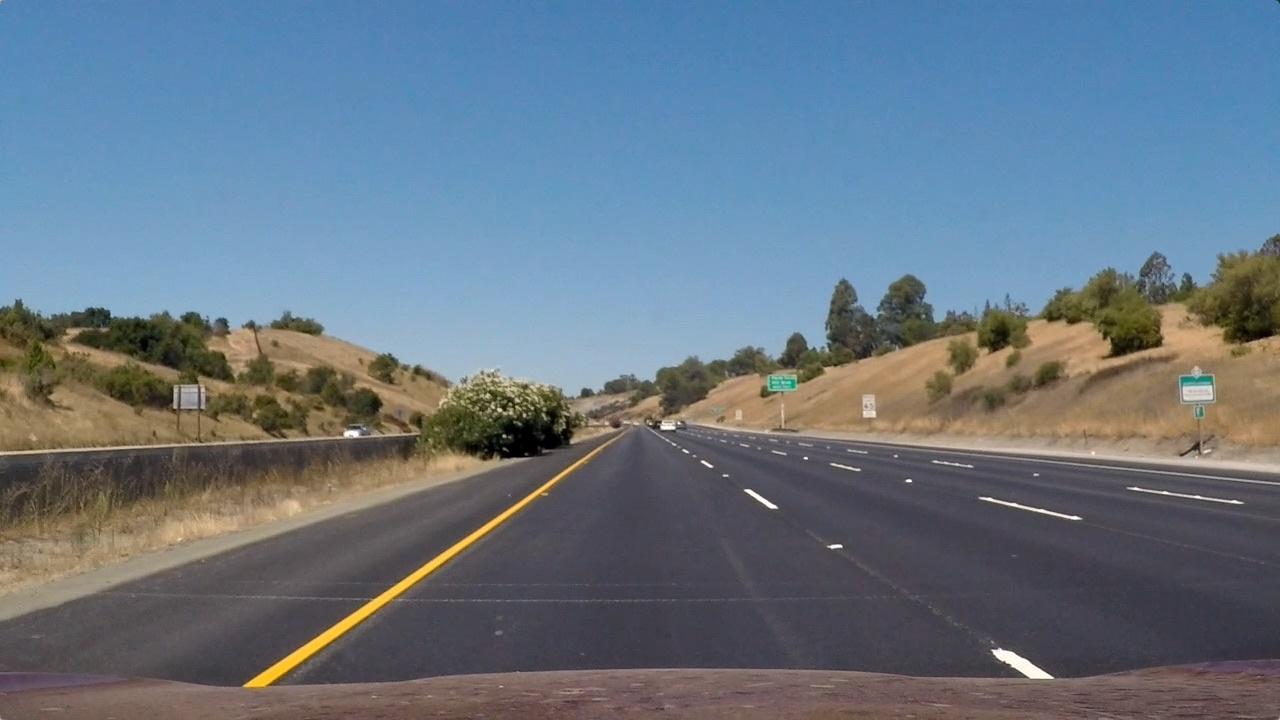
#> input picture writeup_images/original.jpg, 1280 x 720 px
$ python -i camera.py   (imports and definitions only)   (older library calls are emulated)
#> lines starting #> are read from the running program, lines starting #| are printed output that depends on the picture; after the words box and inside, x2 and y2 are one past the last pixel; in counts of white or black regions, pixels touching at a corner belong together
#> further down, picture is the input picture: shape (720, 1280, 3); mean B, G, R 131.2, 117.7, 103.2
### utils.py
import matplotlib.pyplot as plt
import math
import numpy as np
import cv2
import datetime
import glob

## IMAGE DISPLAY

# [40 lines left out: functions showImages, showImage, drawGrid, not called in this run]


## IMAGE MODIFICATION

def cropImage(image,margins): # css style: top, right, bottom, left
    h,w,d = image.shape
    return image[margins[1]:w-margins[3], margins[0]:h-margins[2]]


# [64 lines left out: functions normalizeImage, loadImages, gradientDirection, gradientMagnitude, not called in this run]

def gradientAbolutes(gray_img, orient='x', thresh=(100,200), debug=False):
    x,y = (1,0) if orient=='x' else (0,1)
    # 2) Take the derivative in x or y given orient = 'x' or 'y'
    sobel = cv2.Sobel(gray_img, cv2.CV_64F, x, y)
    # 3) Take the absolute value of the derivative or gradient
    abs_sobel = np.absolute(sobel)
    # 4) Scale to 8-bit (0 - 255) then convert to type = np.uint8
    scaled_sobel = np.uint8(255*(abs_sobel/np.max(abs_sobel)))
    if debug:
        plt.hist(scaled_sobel.T.flat ,bins=1000)
        plt.show()
        plt.close()
    binary_sobel = np.zeros_like(scaled_sobel, np.uint8)
    binary_sobel[(scaled_sobel>=thresh[0]) & (scaled_sobel<=thresh[1])] = 1
    # 5) Create a mask of 1's where the scaled gradient magnitude
            # is > thresh_min and < thresh_max
    # 6) Return this mask as your binary_output image
    #binary_output = np.copy(img) # Remove this line
    return binary_sobel

## files handling

def standardDateFormat():
    return datetime.datetime.now().strftime('%Y%m%d-%H%M%S')

# [10 lines left out: functions filename_append, change_ext, not called in this run]

### road.py
import numpy as np
import cv2
import matplotlib.pyplot as plt

class Line():
    def __init__(self):
        self.fit = None
        self.count = 0
        self.position = None
        self.pixel_indexs = None
        self.virtual = False

        self.curve_rad_px = None
        self.curve_rad_m = None

        # was the line detected in the last iteration?
        self.detected = False
        # x values of the last n fits of the line
        self.recent_xfitted = []
        # average x values of the fitted line over the last n iterations
        self.bestx = None
        # polynomial coefficients averaged over the last n iterations
        self.best_fit = None
        # polynomial coefficients for the most recent fit
        self.current_fit = [np.array([False])]
        # radius of curvature of the line in some units

        # distance in meters of vehicle center from the line
        self.line_base_pos = None
        # difference in fit coefficients between last and new fits
        self.diffs = np.array([0, 0, 0], dtype='float')
        # x values for detected line pixels
        self.allx = None
        # y values for detected line pixels
        self.ally = None

    # [6 lines left out: function __str__, not called in this run]

class Lane():
    def __init__(self):
        self.count = None
        self.timestamp = None
        self.left = None
        self.right = None
        self.best = None
        self.centerOffset = None

    # [8 lines left out: function __str__, not called in this run]

    def bestLine(self):
        line = Line()
        line.virtual = True

        total = self.left.count + self.right.count
        left_weight = self.left.count/total
        right_weight = self.right.count/total

        # avaraging the polinomios based on the number of points collected (full are lines more reliable than dashed ?)
        line.fit = [
            self.left.fit[0]*left_weight + self.right.fit[0]*right_weight,
            self.left.fit[1]*left_weight + self.right.fit[1]*right_weight,
            (self.left.fit[2] + self.right.fit[2])/2, # lines midpoint makes more sense than weighted
        ]
        line.position = (self.left.position + self.right.position)/2
        line.count = total
        return line

    def curvature(self, img_size=(1280,720), margin=1, lane_width_m = 3.7, lane_length_m = 50,  debug=False):
        # pick the line with more points
        w,h = img_size

        # Generate some fake data to represent lane-line pixels
        ploty = np.linspace(0, h-1, num=h)

        self.best = self.bestLine()
        best_fit, left_fit, right_fit = self.best.fit, self.left.fit, self.right.fit

        best_fitx = best_fit[0] * ploty ** 2 + best_fit[1] * ploty + best_fit[2]
        left_fitx = left_fit[0] * ploty ** 2 + left_fit[1] * ploty + left_fit[2]
        right_fitx = right_fit[0] * ploty ** 2 + right_fit[1] * ploty + right_fit[2]

        # For each y position generate random x position within +/-50 pix
        # of the line base position in each case (x=200 for left, and x=900 for right)
        bestx = np.array([x + np.random.randint(-margin, high=margin + 1) for x in best_fitx])
        leftx = np.array([x + np.random.randint(-margin, high=margin + 1) for x in left_fitx])
        rightx = np.array([x + np.random.randint(-margin, high=margin+1) for x in right_fitx])

        if debug:
            # Plot up the fake data
            mark_size = 3
            line_width = 3
            plt.plot(bestx, ploty, 'o', color='green', markersize=mark_size)
            plt.plot(leftx, ploty, 'o', color='red', markersize=mark_size)
            plt.plot(rightx, ploty, 'o', color='blue', markersize=mark_size)
            plt.xlim(0, w)
            plt.ylim(0, h)
            plt.plot(best_fitx, ploty, color='yellow', linewidth=line_width)
            plt.plot(left_fitx, ploty, color='green', linewidth=line_width)
            plt.plot(right_fitx, ploty, color='green', linewidth=line_width)
            plt.gca().invert_yaxis()  # to visualize as we do the images
            plt.show()
            plt.close()

        point_y = h

        #lines_delta_x_top = right_fitx[0] - left_fitx[0]  # reliable only for straight lines ?
        lines_delta_x_bot = right_fitx[-1] - left_fitx[-1]

        #print('pixels line distance top   ', right_fitx[0], '-', left_fitx[0], '=', lines_delta_x_top)
        #print('pixels line distance bottom', right_fitx[-1],'-', left_fitx[-1],'=', lines_delta_x_bot)

        # conversions in x and y from pixels space to meters
        xm_per_pix = lane_width_m / lines_delta_x_bot
        ym_per_pix = lane_length_m / h

        # Fit new polynomials to x,y in world space
        best_fit_cr = np.polyfit(ploty * ym_per_pix, bestx * xm_per_pix, 2)
        left_fit_cr = np.polyfit(ploty * ym_per_pix, leftx * xm_per_pix, 2)
        right_fit_cr = np.polyfit(ploty * ym_per_pix, rightx * xm_per_pix, 2)
        # Calculate the new radii of curvature

        self.best.curve_rad_m = ((1 + (2 * best_fit_cr[0] * point_y * ym_per_pix + best_fit_cr[1]) ** 2) ** 1.5) / np.absolute(2 * best_fit_cr[0])
        self.left.curve_rad_m = ((1 + (2 * left_fit_cr[0] * point_y * ym_per_pix + left_fit_cr[1]) ** 2) ** 1.5) / np.absolute( 2 * left_fit_cr[0])
        self.right.curve_rad_m = ( (1 + (2 * right_fit_cr[0] * point_y * ym_per_pix + right_fit_cr[1]) ** 2) ** 1.5) / np.absolute( 2 * right_fit_cr[0])

        #print(self.best.curve_rad_m, 'm', self.left.curve_rad_m, 'm', self.right.curve_rad_m, 'm')
        #print(self.best.fit, '\n', self.left.fit, '\n', self.right.fit)
        #print((w/2), best_fit[2])
        self.centerOffset = ((best_fit[2] - (w/2))/2) * xm_per_pix

        return self.best, self.left, self.right

### camera.py
import cv2
import pickle, os
import numpy as np
import matplotlib.pyplot as plt
import utils
import road
from moviepy.editor import VideoFileClip


default_calibration_file='./camera_params.p'
video_output_path = './videos/'
frame_dump_folder = './frames/'
output_images_pipeline = './output_images/'


class Camera():

    def __init__(self, filename=None):
        if filename is None:
            filename = default_calibration_file
        self.filename = filename
        self.calibrations = None
        self.loadCalibrations()
        self.lastBirdEyePoints = {}
        self.lastLane = []
        self.avgLastN = 3

        self.extractFramePath = None

        ## Calibration

    # [65 lines left out: functions calibrate, saveCalibrations, not called in this run]

    def loadCalibrations(self, filename=None):
        if filename is None:
            filename = self.filename
        if os.path.isfile(filename):
            with open(filename, 'rb') as picklefile:
#> (reads camera_params.p from the repository)
                self.calibrations = pickle.load(picklefile)

## Video Processing

    # [24 lines left out: functions exctractFrames, processVideo, not called in this run]

## Frame Processing

    def pipeline(self, image, debug=False, dump_partials=False):
        original = image.copy()
        image_unsidtort = self.unsidtort(image)
        if debug: utils.showImage(image_unsidtort)

        image_thresh = self.threasholdLaneLines(image_unsidtort, debug=debug)
        if debug: utils.showImage(image_thresh)

        image_roi = self.ROI(image_thresh)
        if debug: utils.showImage(image_roi)

        image_bird, image_bird_debug = self.birdsEye(image_roi, debug=debug)
        if debug:
            utils.showImage(image_bird_debug)
            utils.showImage(image_bird)

        image_lanes, lane = self.laneSearch(image_bird, debug=debug)
        if debug: utils.showImage(image_lanes)

        final_image = self.HUD(original, debug=debug)
        if debug: utils.showImage(final_image)


        if dump_partials:
            path_tpl = output_images_pipeline + 'pipeline_partials_{:02d}.jpg'
            images = [original, image_unsidtort, image_thresh, image_roi, image_bird, image_lanes, final_image]

            for i, img in enumerate(images):
                path = path_tpl.format(i)
                img = utils.normalizeImage(img)
                cv2.imwrite(path, img)


        return final_image

## Pipeline functions (same order ^_^)


    def unsidtort(self,img):
        undist = cv2.undistort(img, self.calibrations['mtx'], self.calibrations['dist'], None, self.calibrations['mtx'])
        return undist

    def threasholdLaneLines(self,image, kernel_size=(3,2), debug=False):
#> called with kernel_size = (3, 2), debug = False
        gray = cv2.cvtColor(image, cv2.COLOR_RGB2GRAY)
        hls = cv2.split( cv2.cvtColor(image, cv2.COLOR_RGB2HLS) )

        hue = hls[0]
        lig = hls[1]
        sat = hls[2]

        gray = cv2.equalizeHist(gray, gray)
        #hue = cv2.equalizeHist(hue, hue) # hue should not be equalized (or it would detect a different color)
        sat = cv2.equalizeHist(sat, sat)
        lig = cv2.equalizeHist(lig, lig)
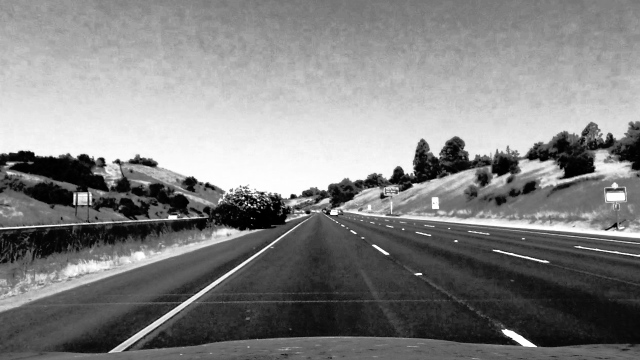
#> lig: shape (720, 1280) (shown at 1/2 size); min 0, max 255, mean 128.9

        yellow = np.zeros_like(hue)
        bright = np.zeros_like(gray)
        saturation = np.zeros_like(sat)
        light = np.zeros_like(lig)

        yellow[(hue > 20) & (hue < 30)] = 1
        bright[(gray > 250) ] = 1
        saturation[sat > 240] = 1
        light[lig > 127] = 1

        color = (yellow & light ) | (bright & light ) | (saturation & light)

        if debug:
            utils.showImages((yellow, bright, saturation, light, color), cmap='gray')

        thresh = (100,200)
        hue_sx = utils.gradientAbolutes(hue, orient='x', thresh=thresh)
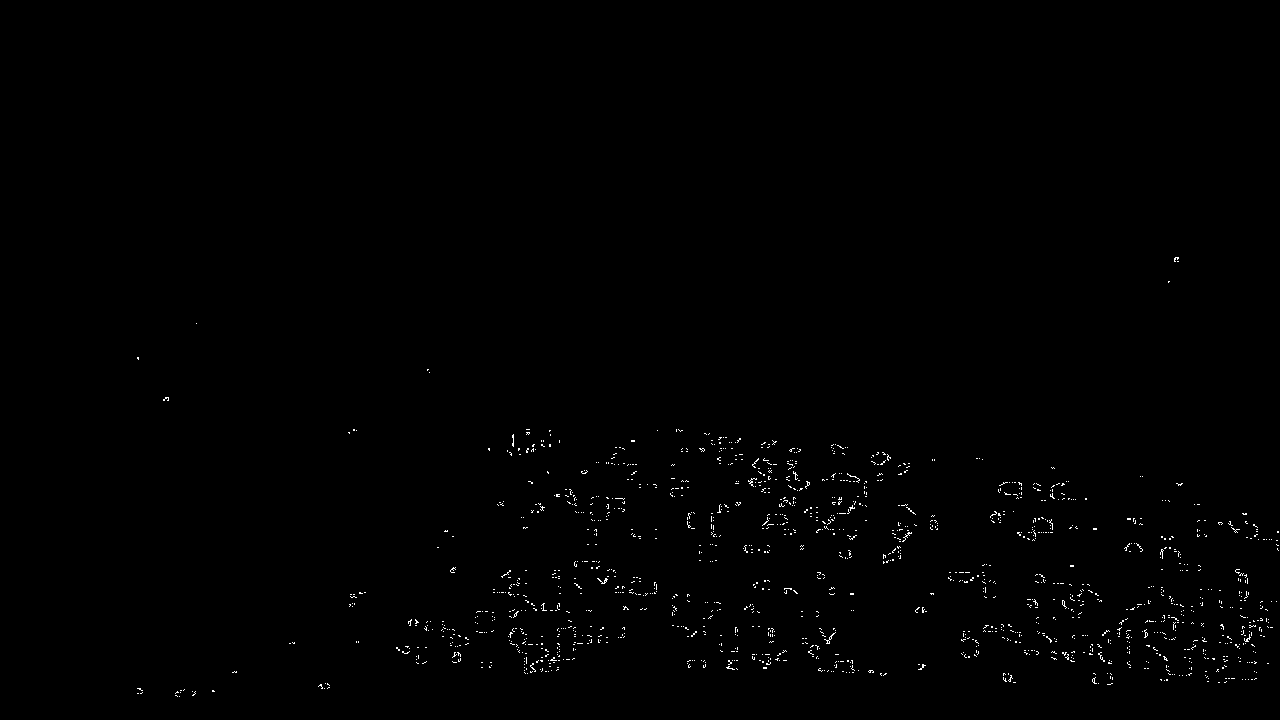
#> hue_sx: shape (720, 1280); values 0 (black) and 1 (white), 0.52% white in thin lines or dots, all inside (x1, y1, x2, y2) = (137, 257, 1279, 697)
        gray_sx = utils.gradientAbolutes(gray, orient='x', thresh=thresh)
#> gray_sx: shape (720, 1280); values 0 (black) and 1 (white), 0.16% white in thin lines or dots, all inside (x1, y1, x2, y2) = (11, 252, 1251, 701)
        sat_sx = utils.gradientAbolutes(sat, orient='x', thresh=thresh)
#> sat_sx: shape (720, 1280); values 0 (black) and 1 (white), 0.29% white in thin lines or dots, all inside (x1, y1, x2, y2) = (4, 289, 1276, 706)

        hue_sy = utils.gradientAbolutes(hue, orient='y', thresh=thresh)
#> hue_sy: shape (720, 1280); values 0 (black) and 1 (white), 0.59% white in thin lines or dots, all inside (x1, y1, x2, y2) = (138, 256, 1280, 698)
        gray_sy = utils.gradientAbolutes(gray, orient='y', thresh=thresh)
#> in gradientAbolutes (call 5), `sobel = cv2.Sobel(gray_img, cv2.CV_64F, x, y)`:
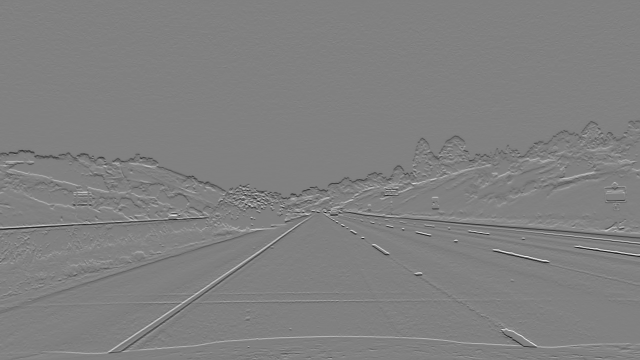
#> sobel: shape (720, 1280) float64 (shown at 1/2 size); min -983, max 961, mean -0.5; drawn with min black and max white
#> gray_sy: shape (720, 1280); values 0 (black) and 1 (white), 0.88% white in thin lines or dots, all inside (x1, y1, x2, y2) = (0, 257, 1280, 708)
        sat_sy = utils.gradientAbolutes(sat, orient='y', thresh=thresh)

        if debug:
            utils.showImages((hue_sx , hue_sy , gray_sx , gray_sy , sat_sx , sat_sy), cmap='gray')

        gradient = (hue_sx | gray_sx | sat_sx | hue_sy | gray_sy | sat_sy)
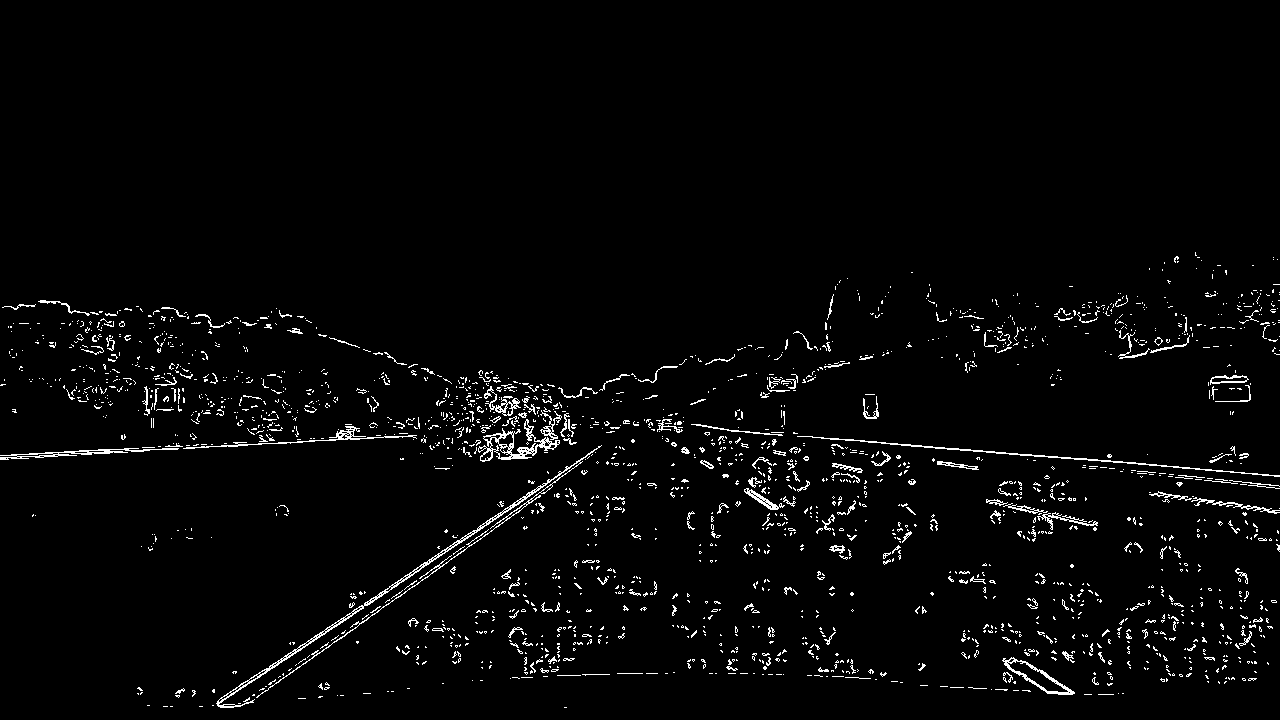
#> gradient: shape (720, 1280); values 0 (black) and 1 (white), 2.7% white in thin lines or dots, all inside (x1, y1, x2, y2) = (0, 252, 1280, 708)

        # density based noise reduction
        # opening: erosion and dilation, see : http://docs.opencv.org/3.0-beta/doc/py_tutorials/py_imgproc/py_morphological_ops/py_morphological_ops.html
        kernel = np.ones(kernel_size,np.uint8)
        #kernel = [[0,1,1,1,0],[0,1,1,1,0],[0,1,1,1,0]]
        #kernel = np.array(kernel, np.uint8)
        #gradient_clean = cv2.morphologyEx(gradient, cv2.MORPH_OPEN, kernel, iterations=1)
        # turned out that noise is good for interpolation, i'll try it later down the line


        if debug:
            utils.showImages((color, gradient))
        mask = color #| gradient


        if debug:
            utils.showImages((mask, color, gradient))

        return mask

    def ROI(self, img, offset=None, margin=None ):
        img = img.copy()

        if offset is None:
            offset = (50, 50)

        if margin is None:
            margin = (50, 50)

        h, w = img.shape[0], img.shape[1]
#> (the rest of the program and of its run is left out)
